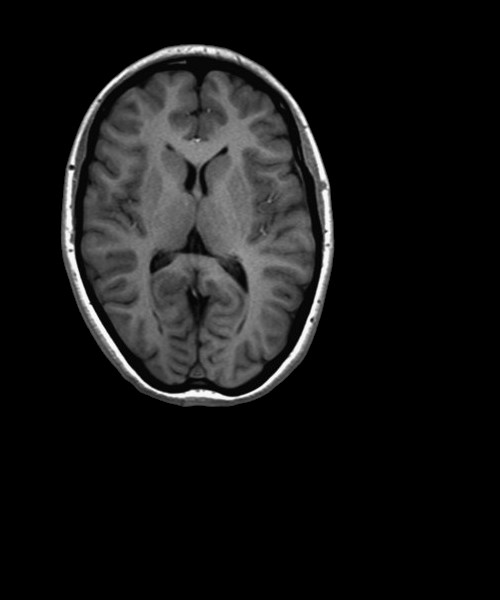
#> input picture Practicums/Practicum4/img1.jpg, 500 x 600 px
$ python Task2.py
#> lines starting #> are read from the running program, lines starting #| are printed output that depends on the picture
import numpy as np
import matplotlib.pyplot as plt
import matplotlib
matplotlib.use("Agg")
from skimage.io import imread

def align_2dof(input_img, ref_img):
    if len(input_img.shape) > 2:
        input_img = np.mean(input_img, axis=2)
    if len(ref_img.shape) > 2:
        ref_img = np.mean(ref_img, axis=2)

    #computing FFTs
    F_ref = np.fft.fft2(ref_img)
    F_input = np.fft.fft2(input_img)

    #cross power spectrum
    R = F_ref * np.conj(F_input)
    R /= np.abs(R) + 1e-8

    #inverse FFT of cross power to get the (peak location)
    cross_corr = np.fft.ifft2(R)
    cross_corr = np.abs(cross_corr)

    #peak gives translation
    max_idx = np.unravel_index(np.argmax(cross_corr), cross_corr.shape)
    ty, tx = max_idx

    #handling the (wrap around)
    if tx > input_img.shape[1] // 2:
        tx -= input_img.shape[1]
    if ty > input_img.shape[0] // 2:
        ty -= input_img.shape[0]

    #building the affine translation matrix
    T = np.array([
        [1, 0, tx],
        [0, 1, ty],
        [0, 0, 1]
    ])
    return T

def apply_translation(image, tx, ty):

    if len(image.shape) > 2:
        image = np.mean(image, axis=2)

    h, w = image.shape
    translated = np.zeros_like(image)

    #computing the bounds
    x_start = max(0, tx)
    y_start = max(0, ty)
    x_end = min(w, w + tx)
    y_end = min(h, h + ty)

    src_x = max(0, -tx)
    src_y = max(0, -ty)

    translated[y_start:y_end, x_start:x_end] = image[src_y:src_y + (y_end - y_start),
                                                     src_x:src_x + (x_end - x_start)]

    return translated

if __name__ == "__main__":
    #loading input (img1) and the reference (img2)
    img1 = imread("img1.jpg")
#> img1 is the input picture: shape (600, 500); min 0, max 255, mean 22.2
    img2 = imread("img2.jpg")
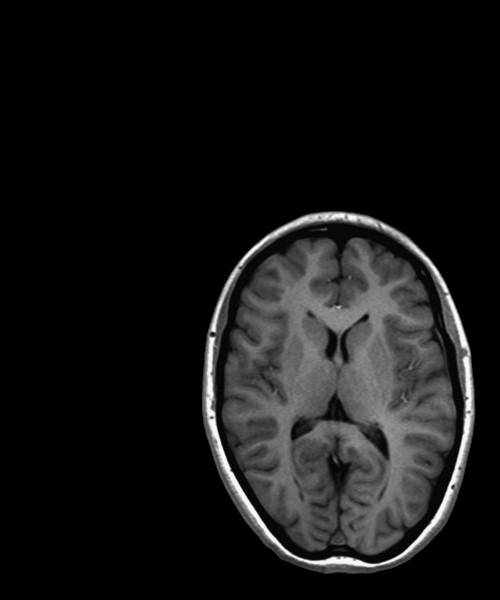
#> input picture Practicums/Practicum4/img2.jpg, 500 x 600 px
#> img2 is the input picture: shape (600, 500); min 0, max 255, mean 22.2

    #computing transformtion T using phase correlation
    T_optimal = align_2dof(img1, img2)
#> in align_2dof, `max_idx = np.unravel_index(np.argmax(cross_corr), cross_corr.shape)`: max_idx = (167, 141)
#> in align_2dof, `ty, tx = max_idx`: ty = 167; tx = 141
#> in align_2dof, `T = np.array([ [1, 0, tx], [0, 1, ty], [0, 0, 1] ])`: T = [[1, 0, 141], [0, 1, 167], [0, 0, 1]]
#> T_optimal = [[1, 0, 141], [0, 1, 167], [0, 0, 1]]
    tx, ty = int(T_optimal[0, 2]), int(T_optimal[1, 2])
#> tx = 141; ty = 167

    #applying translatoin to img1
    aligned_img = apply_translation(img1, tx, ty)
#> in apply_translation, `x_start = max(0, tx)`: x_start = 141
#> in apply_translation, `y_start = max(0, ty)`: y_start = 167
#> in apply_translation, `x_end = min(w, w + tx)`: x_end = 500
#> in apply_translation, `y_end = min(h, h + ty)`: y_end = 600
#> in apply_translation, `src_x = max(0, -tx)`: src_x = 0


    plt.figure(figsize=(10, 5))
    plt.subplot(1, 2, 1)
    plt.imshow(img2, cmap='gray')
    plt.title("Reference (img2)")
    plt.axis('off')

    plt.subplot(1, 2, 2)
    plt.imshow(aligned_img, cmap='gray')
    plt.title(f"Aligned img1")
    plt.axis('off')
    plt.tight_layout()
    plt.savefig("task2.png", dpi=150)
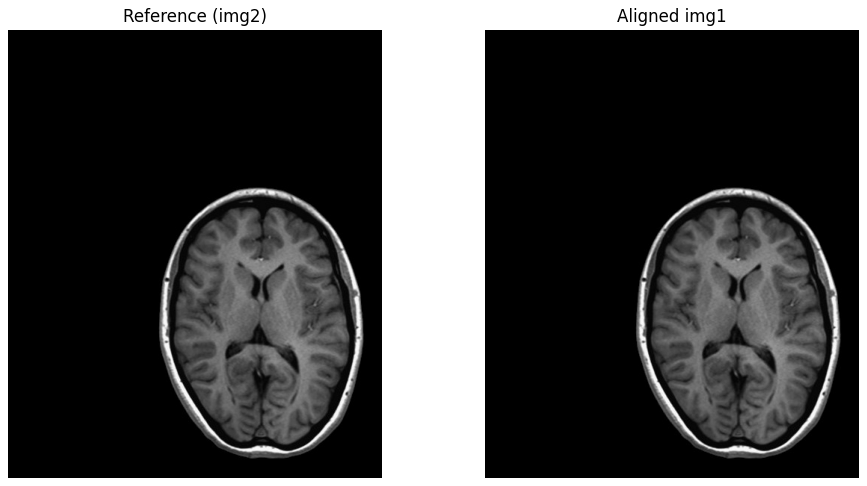
#> figure drawn by matplotlib, 2 panels

    #printing the matrix
    print("Optimal Translation Matrix T:")
    print(T_optimal)
#| [[  1   0 141]
#|  [  0   1 167]
#|  [  0   0   1]]
